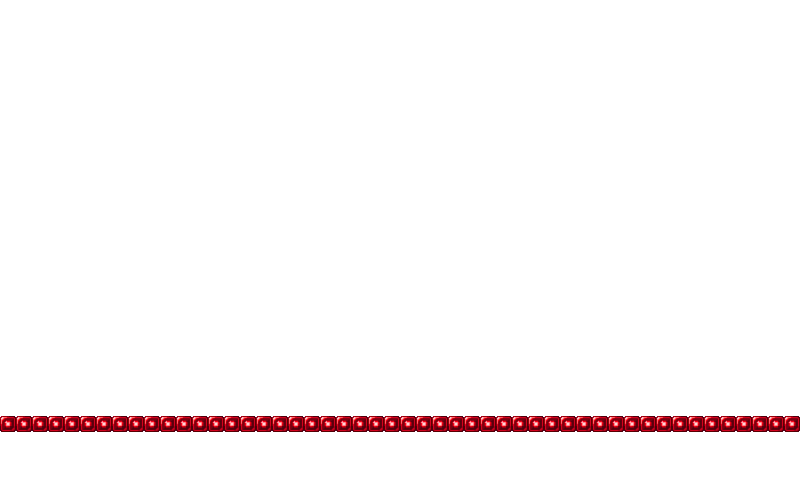

The image is a tile-based game level rendered from a .tmx file. Its description and source (layers, tilesets, objects; grid data summarised) follow:
An orthogonal 50x30 tile map with 16x16 px tiles, 2 tile layers (White, Collision), 2 tilesets.

<map version="1.0" orientation="orthogonal" width="50" height="30" tilewidth="16" tileheight="16">
 <properties>
  <property name="default start" value="23, 26" />
  <property name="music" value="TestTheme.ogg" />
 </properties>
 <tileset firstgid="1" name="Collision" tilewidth="16" tileheight="16">
  <image source="CShapes(3).png" trans="ff00ff" width="336" height="80" />
 </tileset>
 <tileset firstgid="106" name="white" tilewidth="16" tileheight="16">
  <image source="white.png" trans="ff00ff" width="16" height="16" />
 </tileset>
 <layer name="White" width="50" height="30">
  <properties>
   <property name="background" value="" />
   <property name="depth" value="0.2" />
   <property name="parallax" value="" />
  </properties>
  <data>[1500 cells, 1500 non-empty, 1 distinct tile ids]</data>
 </layer>
 <layer name="Collision" width="50" height="30">
  <data>[1500 cells, 50 non-empty, 1 distinct tile ids]</data>
 </layer>
 <objectgroup name="Objects" width="50" height="30" />
</map>
